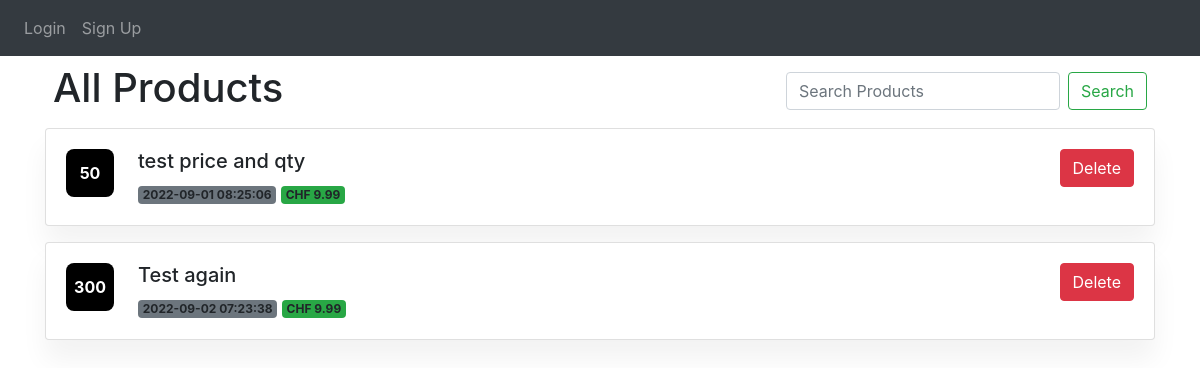
/products, run on an earlier commit of the app's database.
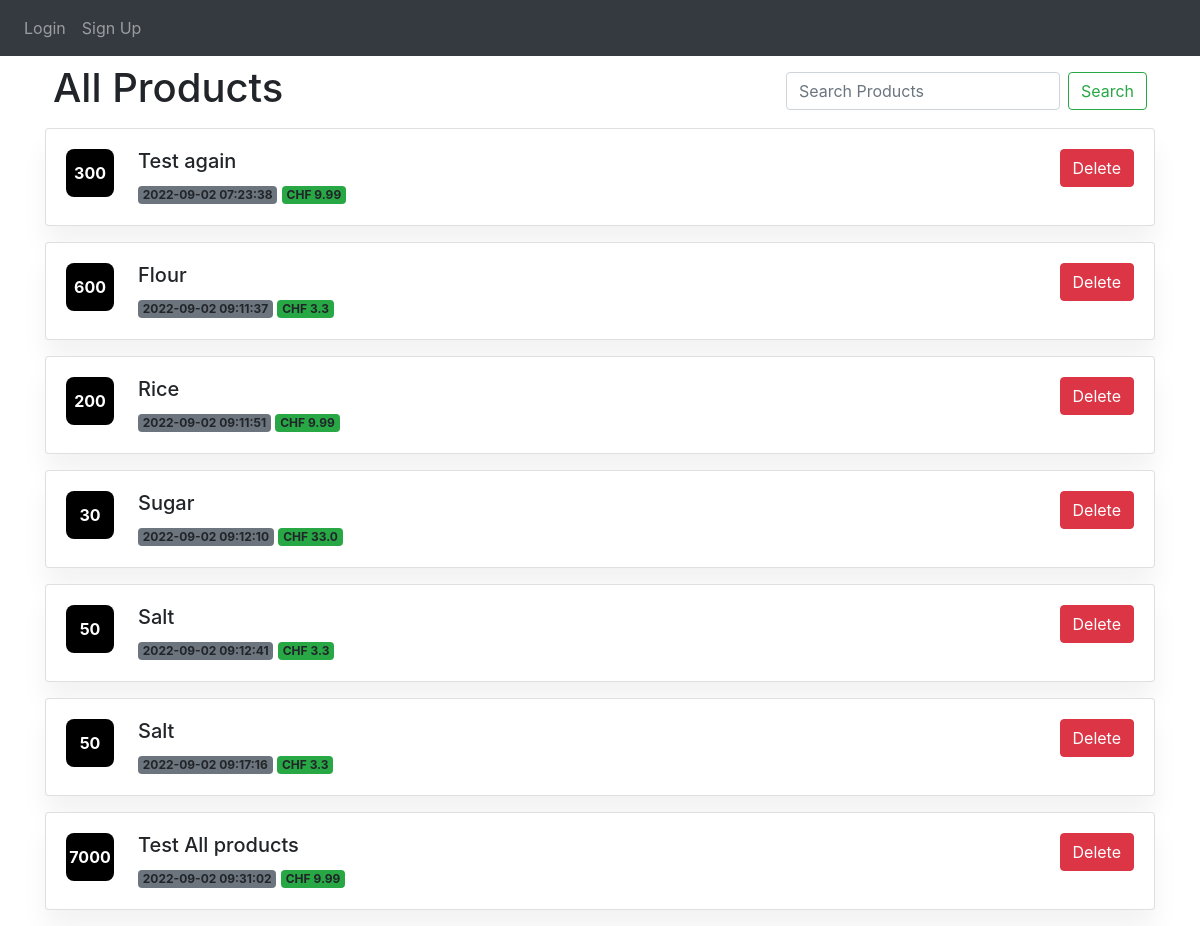
And on a later commit of the database.
### website/models.py (models this page shows)
class Product(db.Model):
    id = db.Column(db.Integer, primary_key=True)
    product_name = db.Column(db.String(150))
    description = db.Column(db.String(10000))
    price = db.Column(db.Float)
    qty = db.Column(db.Integer)
    date = db.Column(db.DateTime(timezone=True), default=func.now())
    user_id = db.Column(db.Integer, db.ForeignKey('user.id'))

### website/views.py (the view)
@views.route('/products')
def products():
    products = Product.query.all()
    return render_template("products.html", products=products, user=current_user)

### website/templates/products.html (shortened to what this page needs)
{% extends "base.html" %} {% block title %}Products{% endblock %} {% block content%}
<div class="d-flex">
    <div class="p-2">
    <h1>All Products</h1>
    </div>
    <div class="ml-auto p-2">
    <form  class="form-inline my-2 my-lg-10 ">
    <input class="form-control mr-sm-2" type="search" placeholder="Search Products" aria-label="Search">
    <button class="btn btn-outline-success my-2 my-sm-0" type="submit">Search</button>
    </form>
  </div>
  </div>
{% for product in products %}
<div class="card mb-3">
    <div class="card-body">
        <div class="d-flex flex-column flex-lg-row">
            {% if product.qty %}<span class="avatar avatar-text rounded-3 me-4 mb-2">{{ product.qty }}</span>{% endif %}
            <div class="row flex-fill">
                <div class="col-sm-5 ">
                    {% if product.product_name %}<h4 class="h5">{{ product.product_name }}</h4>{% endif %}
                    {% if product.date %} <span class="badge bg-secondary">{{ product.date }}</span> {% endif %} {% if
                    product.price %}<span class="badge bg-success">CHF {{ product.price}}</span>{% endif %}
                </div>
                <div class="col-sm-7 text-lg-end clearfix ">
                    <a href="#" class="btn btn-danger float-right ml-2 stretched-link"
                        onClick="deleteProduct('{{ product.id }}')">Delete</a>
                </div>
            </div>
        </div>
    </div>
</div>
{% endfor %}
{% endblock %}

What changed in the data, as far as the page shows it:
removed Product: qty "50", product_name "test price and qty", date "2022-09-01 08:25:06", price "9.99"
added Product: qty "600", product_name "Flour", date "2022-09-02 09:11:37", price "3.3"
added Product: qty "200", product_name "Rice", date "2022-09-02 09:11:51", price "9.99"
added Product: qty "30", product_name "Sugar", date "2022-09-02 09:12:10", price "33.0"
added Product: qty "50", product_name "Salt", date "2022-09-02 09:12:41", price "3.3"
added Product: qty "50", product_name "Salt", date "2022-09-02 09:17:16", price "3.3"
added Product: qty "7000", product_name "Test All products", date "2022-09-02 09:31:02", price "9.99"
